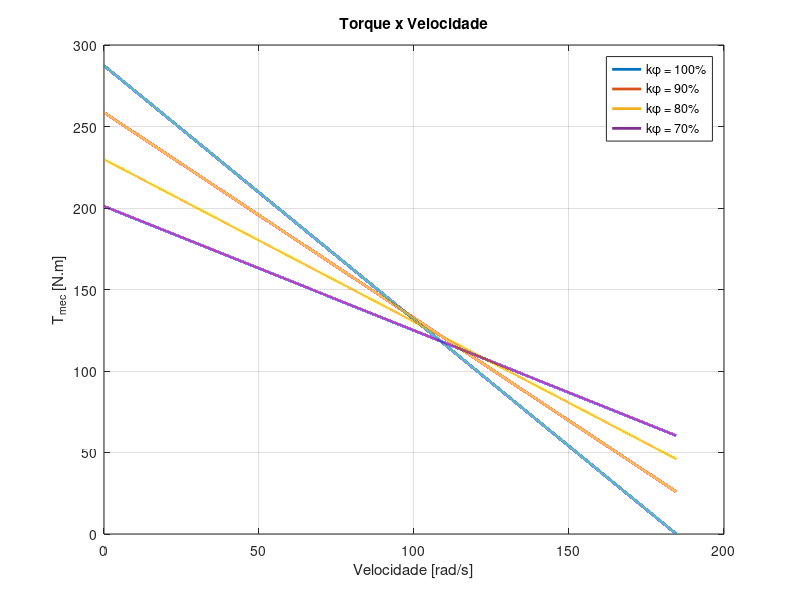

Write the MATLAB code that produced this figure.
clc
clear;

% Características do motor
Ra = 1.086; % Resistência de armadura

n0 = 184.61; % Velocidade nominal
kphi = 1.3;
Va = 240; % Tensão de terminal
velo = linspace(0,n0,100000);% Potência mecânica
tem = kphi*((Va-velo*kphi))/Ra;

plot(velo,tem,'LineWidth',2)
ylabel('T_{mec} [N.m]')
title('Torque x Velocidade')
xlabel('Velocidade [rad/s]')

grid on
hold on
kphi = 1.3*0.9;

%velo = linspace(0,n0,100000);% Potência mecânica
tem = kphi*((Va-velo*kphi))/Ra;
plot(velo,tem,'LineWidth',2)
hold on
kphi=1.3*0.80;

%velo = linspace(0,n0,100000);% Potência mecânica
tem = kphi*((Va-velo*kphi))/Ra;
plot(velo,tem,'LineWidth',2)
hold on
kphi = 1.3*0.7;

%velo = linspace(0,n0,100000);% Potência mecânica
tem = kphi*((Va-velo*kphi))/Ra;
plot(velo,tem,'LineWidth',2)
legend('k\phi = 100%','k\phi = 90%','k\phi = 80%','k\phi = 70%')
hold off